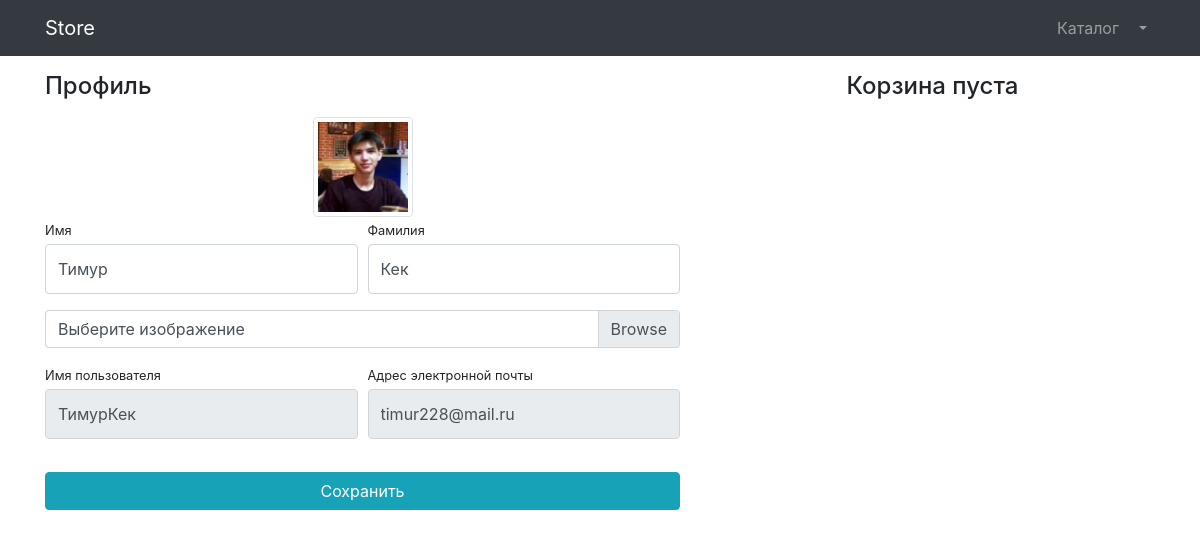
The app's page /users/profile/ (signed in) with its own data.
### users/models.py (models this page shows)
class User(AbstractUser):
    image = models.ImageField(upload_to='users_images', null=True, blank=True)

### users/views.py (the view)
# urls.py: path('profile/', profile, name='profile'),
def profile(request):
    if request.method == 'POST':
        form = UserProfileForm(instance= request.user, data = request.POST, files=request.FILES)
        if form.is_valid():
            user = form.save(commit=False)
            if 'image' in request.FILES:  # Проверяем, есть ли файл
                user.image = request.FILES['image']  # Принудительно добавляем
            user.save()
            return HttpResponseRedirect(reverse('users:profile'))
        else:
            print(form.errors)
    else:
        form = UserProfileForm(instance=request.user)
    context = {
        'title': 'Store - Профиль',
        'form': form,
        'baskets': Basket.objects.filter(user=request.user),
        }
    return render(request, 'users/profile.html', context)

### users/forms.py
class UserProfileForm(UserChangeForm):
    first_name = forms.CharField(widget=forms.TextInput(attrs={
    'class': 'form-control py-4'
    }))
    last_name = forms.CharField(widget=forms.TextInput(attrs={
    'class': 'form-control py-4'
    }))
    image = forms.ImageField(
    widget=forms.FileInput(attrs={'class': 'custom-file-label'}),
    required=False
    )
    username = forms.CharField(widget=forms.TextInput(attrs={
    'class': 'form-control py-4',
    'readonly': True
    }))
    email = forms.EmailField(widget=forms.TextInput(attrs={
    'class': 'form-control py-4',
    'readonly': True
    }))
    class Meta:
        model = User
        fields = ('first_name', 'last_name', 'username', 'email')

### users/templates/users/profile.html (shortened to what this page needs)
{% extends "products/base.html" %}
{% load static %}
{% block css %}
    <link href="{% static 'vendor/css/profile.css' %}" rel="stylesheet"/>
{% endblock %}
{% block content %}
    <div class="container">
    <div class="row">
        <div class="col-lg-7">
            <h4 class="mt-3 mb-3">Профиль</h4>
            <div class="col-lg-12 text-center">
                <img width="100" height="100"
                     src="{% if user.image %}{{ user.image.url }}{% else %}{% static 'vendor/img/users/default_avatar.jpg' %}{% endif %}"
                     class="img-thumbnail">
            </div>
            <form action="{% url 'users:profile' %}" method="post" enctype="multipart/form-data">
                <div class="form-row">
                    <div class="col-lg-6">
                        <div class="form-group">
                            <label class="small mb-1" for="{{ form.first_name.id_for_label }}">Имя</label>
                            {{ form.first_name }}
                        </div>
                    </div>
                    <div class="col-lg-6">
                        <div class="form-group">
                            <label class="small mb-1" for="{{ form.last_name.id_for_label }}">Фамилия</label>
                            {{ form.last_name }}
                        </div>
                    </div>
                </div>
                <div class="form-row mb-2">
                    <div class="col-lg-12">
                        <div class="custom-file">
                            <label class="custom-file-label" for="{{ form.image.id_for_label}}">Выберите изображение</label>
                        </div>
                    </div>
                </div>
                <div class="form-row">
                    <div class="col-lg-6">
                        <label class="small mb-1" for="{{ form.username.id_for_label }}">Имя пользователя</label>
                        {{ form.username }}
                    </div>
                    <div class="col-lg-6">
                        <label class="small mb-1" for="{{ form.email.id_for_label }}">Адрес электронной
                            почты</label>
                        {{ form.email }}
                    </div>
                </div>
                <div class="form-row">
                    <div class="col-lg-12" style="margin-top: 33px;">
                        <input class="btn btn-info btn-block" type="submit" value="Сохранить">
                    </div>
                </div>
            </form>
        </div>
        <div class="col-lg-5">
            {% include 'products/baskets.html' %}
        </div>
    </div>
</div>
{% endblock%}

### records on screen
User: image (picture), first_name "Тимур", last_name "Кек", username "ТимурКек", email "timur228@mail.ru"
